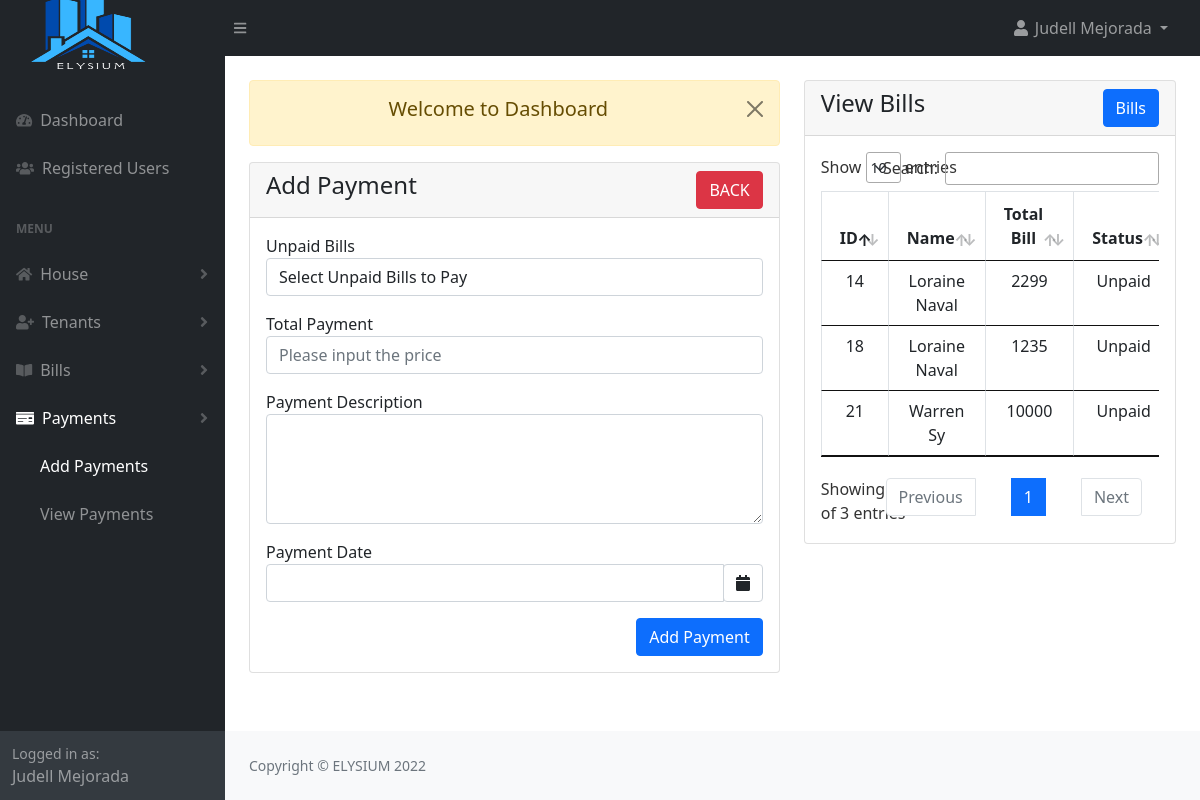
The page /admin/payment_add.php (signed in) on the database its author committed.
### tables this page shows
CREATE TABLE `bills` (
  `bill_id` int(20) NOT NULL,
  `tenant_id` int(20) NOT NULL,
  `house_rent_pay` int(200) NOT NULL,
  `electric_bill` int(200) NOT NULL,
  `water_bill` int(200) NOT NULL,
  `other_bill` int(200) NOT NULL,
  `bill_desc` text DEFAULT NULL,
  `bill_status` tinyint(1) NOT NULL DEFAULT 0,
  `due_date` date NOT NULL,
  `bill_total` int(200) NOT NULL,
  `created_at` timestamp NOT NULL DEFAULT current_timestamp()
);

### admin/payment_add.php (the view, shortened to what this page needs)
<?php
include("authentication.php");
include("includes/header.php");
?>
<div class="container-fluid px-4">
    <div class="row mt-4">
        <div class="col-md-7">
			<?php include('message.php'); ?>
            <div class="card">
                <div class="card-header">
                    <h4>Add Payment
                        <a href="payment_view.php" class="btn btn-danger float-end">BACK</a>
                    </h4>
                </div>
                <div class="card-body">
                <form action="code.php" method="POST">
                    <div class="row">
                        <div class="col-md-12 mb-3">
                            <label for="">Unpaid Bills</label>
                            <?php
                                $bills = "SELECT * FROM bills WHERE bill_status = 0 ";
                                $bills_run = mysqli_query($con, $bills);
                                if(mysqli_num_rows($bills_run ) > 0)
                                {
                                    ?>
                                    <select name="bill_id" required class="form-control">
                                        <option value="">Select Unpaid Bills to Pay</option>
                                    </select>
                                    <?php
                                }
                                else
                                {
                                    ?>
                                    <h5>No Unpaid Bills</h5>
                                    <?php
                                }
                            ?>
                        </div>
                        <div class="col-md-12 mb-3">
                            <label for="">Total Payment</label>
                            <input type="text" name="total_payment" placeholder="Please input the price" required="required" class="form-control">
                        </div>
                        <div class="col-md-12 mb-3">
                            <label for="">Payment Description</label>
                            <textarea name="payment_desc"  id="summernote" class="form-control" rows="4"></textarea>
                        </div>
                        <div class="col-md-12 mb-3">
                            <label class="control-label" for="date">Payment Date</label>
                            <div class="col-sm-12">
                                <div class="input-group date" id="datepicker">
                                    <input name="payment_date" type="text" class="form-control">
                                    <span class="input-group-append">
                                        <span class="input-group-text bg-white d-block">
                                            <i class="fa fa-calendar"></i>
                                        </span>
                                    </span>
                                </div>
                            </div>
                        </div>
                        <div class="d-grid gap-2 d-md-flex justify-content-md-end">
                            <button type="submit" name="add_payment" class="btn btn-primary">Add Payment</button>
                        </div>
                    </div>
                </form>
                </div>
            </div>
        </div>
        <div class="col-md-5">
            <div class="card">
                <div class="card-header">
                        <h4>View Bills
                            <a href="bill_view.php" class="btn btn-primary float-end">Bills</a>
                        </h4>
                    </div>
                    <div class="card-body">
                    <div class="table-responsive">
                        <table id="myDataTable" class="table table-bordered table-stripe">
                            <thead>
                                <tr>
                                    <th class="text-center">ID</th>
                                    <th class="text-center">Name</th>
                                    <th class="text-center">Total Bill</th>
                                    <th class="text-center">Status</th>
                                </tr>
                            </thead>
                            <tbody>
                            <?php
                                $bill = "SELECT *, concat(users.fname,' ',users.lname) AS name
                                            FROM bills
                                            INNER JOIN tenant
                                            INNER JOIN users
                                            ON bills.tenant_id = tenant.tenant_id AND tenant.users_id = users.id
                                            WHERE bill_status != 2 ";
                                $bill_run = mysqli_query($con,$bill);
                                if(mysqli_num_rows($bill_run) > 0 )
                                {
                                    foreach($bill_run as $bill)
                                    {
                                        ?>
                                        <tr>
                                            <td class="text-center"><?= $bill['bill_id'] ?> </td>
                                            <td class="text-center"><?= $bill['name']?></td>
                                            <td class="text-center"><?= $bill['bill_total'] ?></td>
                                            <td class="text-center">
                                                <?= $bill['bill_status'] == '1' ? 'Paid':'Unpaid' ?>
                                            </td>
                                        </tr>
                                        <?php
                                    }
                                }
                                else
                                {
                                    ?>
                                    <tr>
                                        <td colspan="6"> No Record Found</td>
                                    </tr>
                                    <?php
                                }
                            ?>
                        </tbody>
                    </table>
                </div>
                </div>
            </div>
        </div>
    </div>
</div>
<?php
include("includes/footer.php");
include("includes/scripts.php");
?>

### rows shown on the page
bills: bill_id "14", name "Loraine Naval", bill_total "2299", bill_status "Unpaid"
bills: bill_id "18", name "Loraine Naval", bill_total "1235", bill_status "Unpaid"
bills: bill_id "21", name "Warren Sy", bill_total "10000", bill_status "Unpaid"

### other values the page prints
$_SESSION['auth_user']['user_name'] "Judell Mejorada"
$_SESSION['message'] "Welcome to Dashboard"
